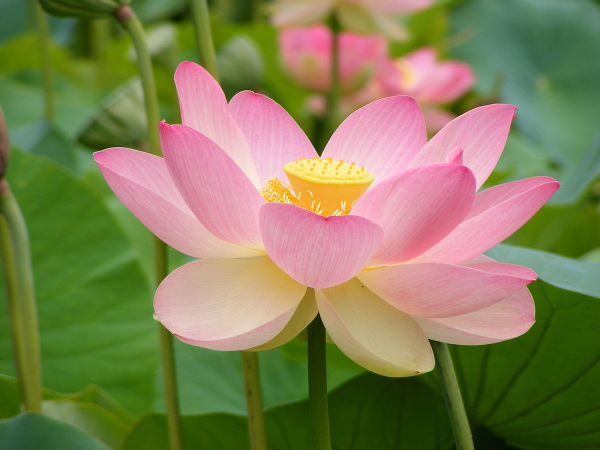
#> input picture basics/pillow_cv2_tutorial/images/imagen_1.jpg, 1200 x 900 px (shown at 1/2 size)
$ jupyter execute OpenCV_2.ipynb
#> lines starting #> are read from the running program, lines starting #| are printed output that depends on the picture; after the words box and inside, x2 and y2 are one past the last pixel; in counts of white or black regions, pixels touching at a corner belong together
[cell 1]
import cv2
import numpy as np
import pandas as pd
import matplotlib.pyplot as plt
from glob import glob

[cell 2]
img = cv2.imread('images/imagen_1.jpg')
#> img is the input picture: shape (900, 1200, 3); mean B, G, R 84.5, 127.1, 130
img = cv2.resize(img, None, fx = .5, fy=.5)
#> img: shape (450, 600, 3)

img[100:200, 100:150] = np.random.randint(0, 256, size=(100, 50, 3), dtype=np.uint8)
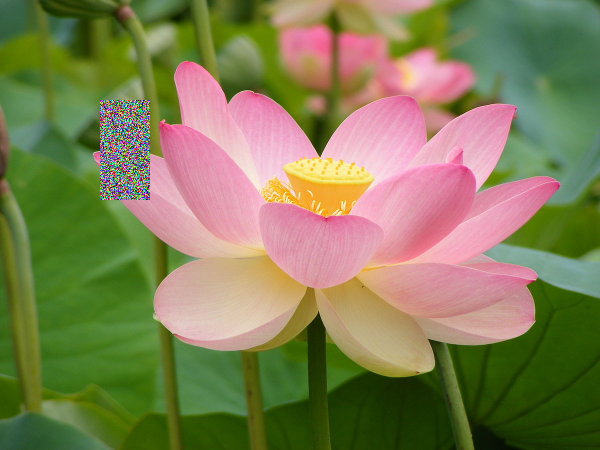
#> img: shape (450, 600, 3); mean B, G, R 84.8, 127.1, 129.6

print(img.shape)
#| (450, 600, 3)

color_pixel = img[100, 100]
#> color_pixel = [172, 10, 127]
print(f'Color del pixel en la posición x= 100 | y= 100: {img[100, 100]}')
#| Color del pixel en la posición x= 100 | y= 100: [172  10 127]

f, ax = plt.subplots(figsize=(8, 8))
ax.imshow(cv2.cvtColor(img, cv2.COLOR_BGR2RGB))
ax.axis('off')
plt.show()

[cell 3]
img_easy = np.array([
    [[0, 0, 0], [255, 255, 255], [0, 0, 0]],
    [[255, 0, 0], [0, 255, 0], [0, 0, 255]]
], dtype=np.uint8)

img_resize = cv2.resize(img_easy, (300,200), interpolation = cv2.INTER_CUBIC)

cv2.imshow('Image', img_resize)
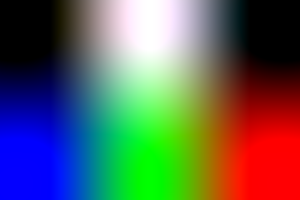
#> window 'Image': shape (200, 300, 3); mean B, G, R 90, 95.6, 90
cv2.waitKey(0)
cv2.destroyAllWindows()

f, ax = plt.subplots(figsize=(8, 8))
ax.imshow(img_easy)
ax.imshow(cv2.cvtColor(img_easy, cv2.COLOR_BGR2RGB))
ax.axis('off')
plt.show()

[cell 4]
from datetime import datetime

cap = cv2.VideoCapture(0)
width = int(cap.get(3))
height = int(cap.get(4))
font = cv2.FONT_HERSHEY_SIMPLEX

while True:
    ret, frame = cap.read()
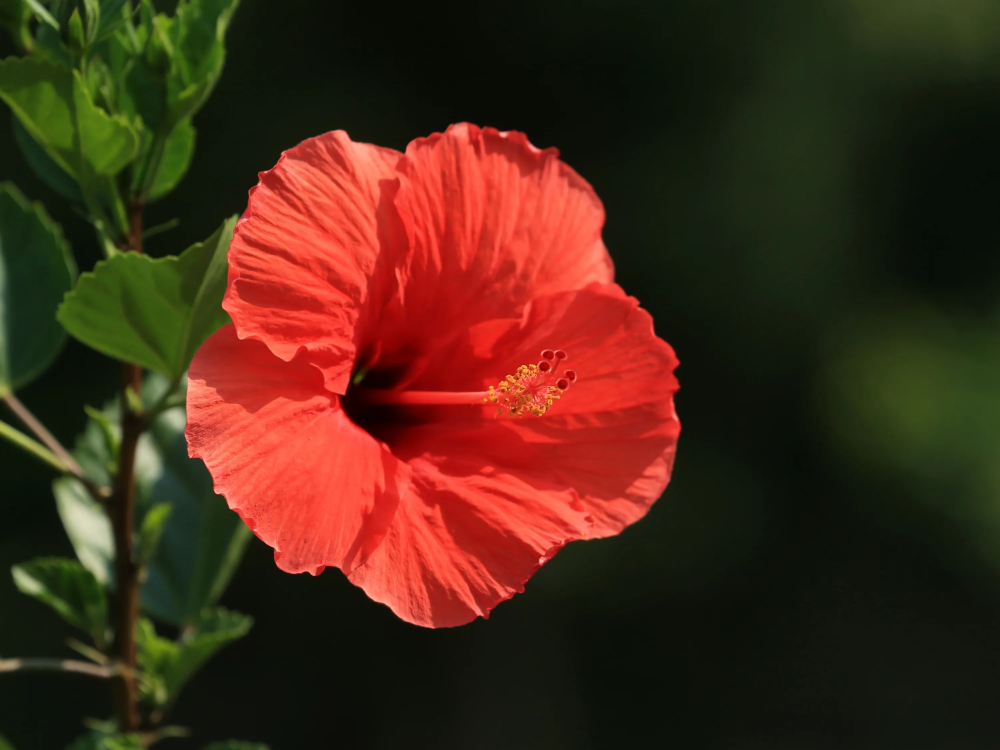
#> input picture basics/pillow_cv2_tutorial/images/imagen_2.jpg, 3000 x 2250 px, given in place of the camera (shown at 1/3 size)
#> frame is the input picture: shape (2250, 3000, 3); mean B, G, R 23.1, 40.8, 71.8

    now = datetime.now()
    date_time_str = now.strftime("%Y-%m-%d %H:%M:%S")

    overlay = frame.copy()
    cv2.rectangle(frame, (width-210, height-40), (width, height), (128, 128, 128), thickness=-1)

    alpha = 0.3
    frame = cv2.addWeighted(overlay, alpha, frame, 1 - alpha, 0)

    cv2.putText(frame, date_time_str, (width-200, height-15), font, 0.5, (255, 255, 255), 1, cv2.LINE_AA)

    cv2.imshow('frame', frame)

    if cv2.waitKey(1) == ord('q'):
#> (key q is pressed here)
        break

cap.release()
cv2.destroyAllWindows()

[cell 5]
cap = cv2.VideoCapture(0)

ret, frame = cap.read()

width = cap.get(cv2.CAP_PROP_FRAME_WIDTH)
height = cap.get(cv2.CAP_PROP_FRAME_HEIGHT)
fps = cap.get(cv2.CAP_PROP_FPS)

print(f'width: {width} | height: {height} | fps: {fps}')

cap.release()

f, ax = plt.subplots(figsize=(8, 8))
ax.imshow(cv2.cvtColor(frame, cv2.COLOR_BGR2RGB))
ax.axis('off')
plt.show()

[cell 6]
hsv = cv2.cvtColor(frame, cv2.COLOR_BGR2HSV)
#> hsv: shape (2250, 3000, 3); mean H, S, V 35.1, 151.7, 78.8

lower_blue = np.array([89, 150, 0])
upper_blue = np.array([140, 255, 255])

lower_green = np.array([40, 50, 50])
upper_green = np.array([80, 255, 255])

lower_red1 = np.array([0, 50, 50])
upper_red1 = np.array([10, 255, 255])
lower_red2 = np.array([170, 50, 50])
upper_red2 = np.array([180, 255, 255])

mask_blue = cv2.inRange(hsv, lower_blue, upper_blue)
#> mask_blue: shape (2250, 3000); every value is 0
mask_green = cv2.inRange(hsv, lower_green, upper_green)
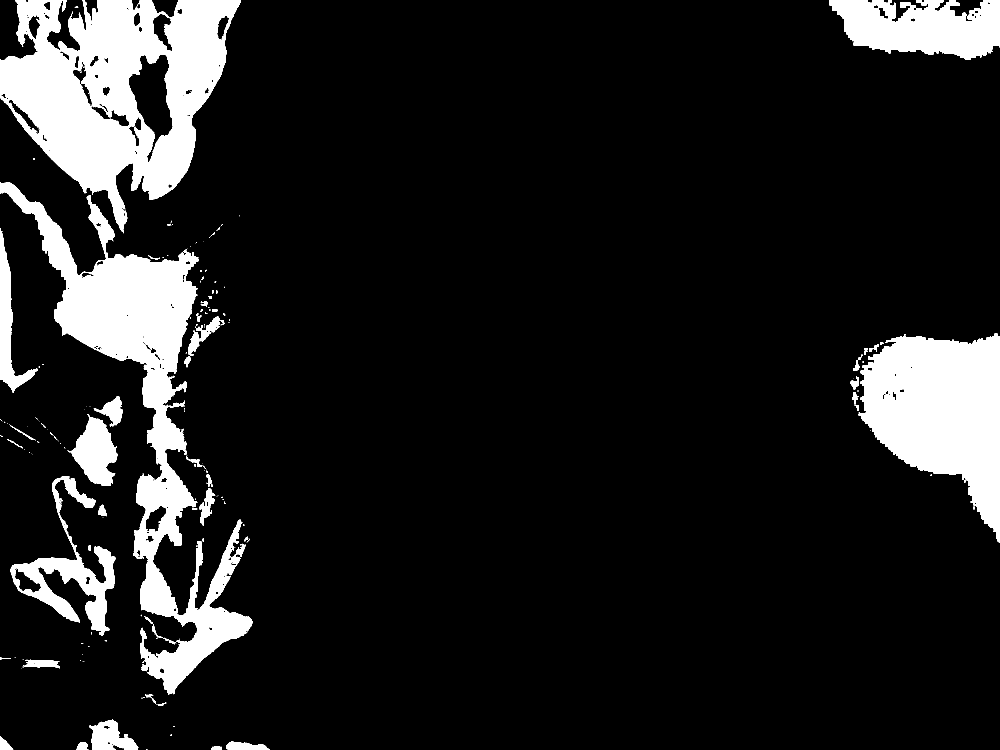
#> mask_green: shape (2250, 3000) (shown at 1/3 size); 12% white; 270 white regions (199 under 20 px), largest, box (x1, y1, x2, y2) and area: (0, 0, 722, 700) 258629, (0, 547, 757, 2084) 230672, (2576, 1000, 3000, 1628) 161192
mask_red1 = cv2.inRange(hsv, lower_red1, upper_red1)
#> mask_red1: shape (2250, 3000); 24% white; 24 white regions (21 under 20 px), largest, box (x1, y1, x2, y2) and area: (552, 364, 2047, 1888) 1618603, (397, 1107, 406, 1135) 130, (408, 1124, 416, 1144) 109
mask_red2 = cv2.inRange(hsv, lower_red2, upper_red2)
#> mask_red2: shape (2250, 3000); 0.09% white; 445 white regions (366 under 20 px), largest, box (x1, y1, x2, y2) and area: (719, 631, 746, 666) 279, (1116, 1098, 1169, 1109) 245, (1144, 1288, 1174, 1313) 167
mask_red = mask_red1 + mask_red2
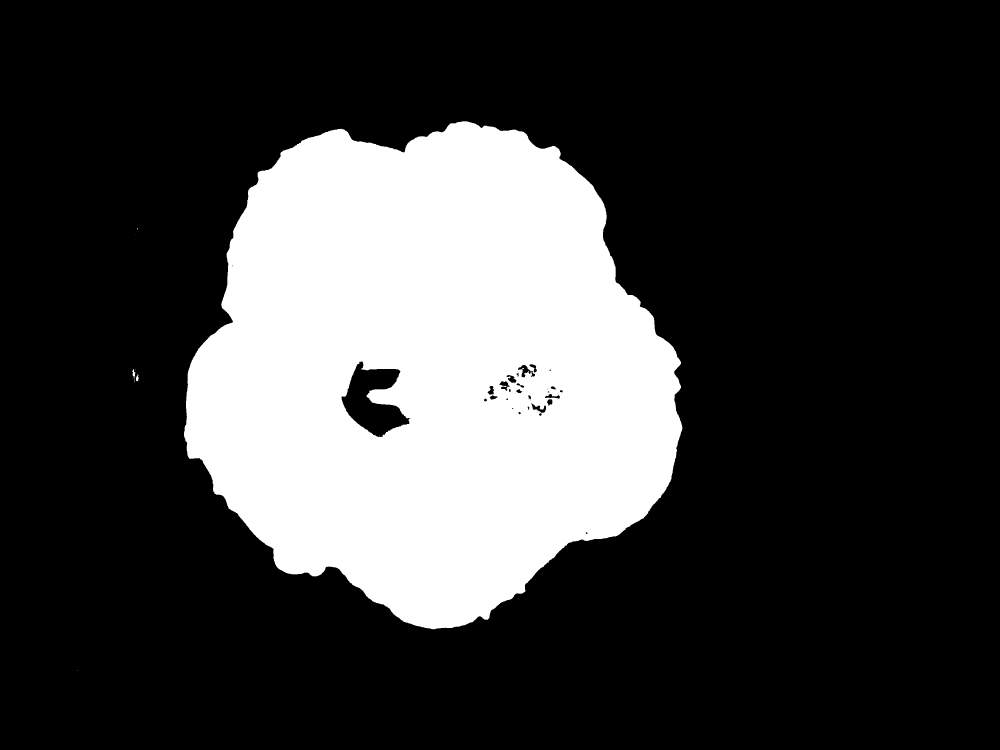
#> mask_red: shape (2250, 3000) (shown at 1/3 size); 24.1% white; 9 white regions (6 under 20 px), largest, box (x1, y1, x2, y2) and area: (552, 364, 2047, 1888) 1624818, (397, 1107, 406, 1135) 130, (408, 1124, 416, 1144) 109

result = cv2.bitwise_and(frame, frame, mask=mask_blue)
#> result: shape (2250, 3000, 3); every value is 0

f, ax = plt.subplots(figsize=(8, 8))
ax.imshow(cv2.cvtColor(result, cv2.COLOR_BGR2RGB))
ax.axis('off')
plt.show()
print(np.count_nonzero(result == 0))
#| 20250000

[cell 7]
def create_mask(image_path, shape='circle', position=(1, 1), size=50):
#> called with image_path = 'images/imagen_1.jpg', shape = 'rectangle', position = (2, 2), size = 4
    image = cv2.imread(image_path)

    # Crear una imagen en blanco (negra) del mismo tamaño que la imagen original
    mask = np.zeros(image.shape[:2], dtype="uint8")

    if shape == 'circle':
        cv2.circle(mask, position, size, 255, -1)
    elif shape == 'rectangle':
        top_left = position
        bottom_right = (position[0] + size, position[1] + size)
        cv2.rectangle(mask, top_left, bottom_right, 255, -1)
#> mask: shape (900, 1200); 0% white; 1 white region, box (x1, y1, x2, y2) and area: (2, 2, 7, 7) 25

    masked_image = cv2.bitwise_and(image, image, mask=mask)

    print(mask[:10, :10])
#| [[  0   0   0   0   0   0   0   0   0   0]
#|  [  0   0   0   0   0   0   0   0   0   0]
#|  [  0   0 255 255 255 255 255   0   0   0]
#|  [  0   0 255 255 255 255 255   0   0   0]
#|  [  0   0 255 255 255 255 255   0   0   0]
#|  [  0   0 255 255 255 255 255   0   0   0]
#|  [  0   0 255 255 255 255 255   0   0   0]
#|  [  0   0   0   0   0   0   0   0   0   0]
#|  [  0   0   0   0   0   0   0   0   0   0]
#|  [  0   0   0   0   0   0   0   0   0   0]]
    print(np.count_nonzero(mask == 255))
#| 25

    f, ax = plt.subplots(figsize=(8, 8))
    ax.imshow(cv2.cvtColor(masked_image, cv2.COLOR_BGR2RGB))
    ax.axis('off')
    plt.show()

    return masked_image

masked_img = create_mask('images/imagen_1.jpg', shape='rectangle', position=(2, 2), size=4)

[cell 8]
def crop_image_normalized(image, x_norm, y_norm):
    height, width, _ = image.shape
#> height = 2250; width = 3000

    x_start = int(x_norm[0] * width)
#> x_start = 900
    x_end = int(x_norm[1] * width)
#> x_end = 1800
    y_start = int(y_norm[0] * height)
#> y_start = 1125
    y_end = int(y_norm[1] * height)
#> y_end = 2025

    return image[y_start:y_end, x_start:x_end]
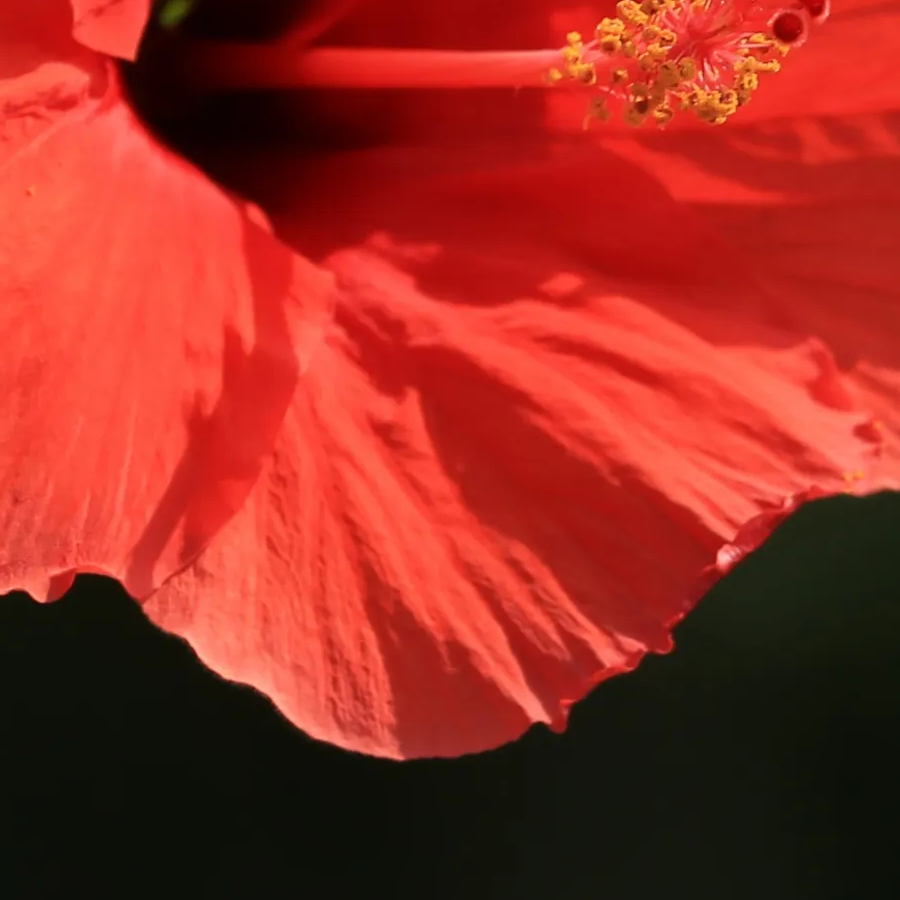
#> returned value: shape (900, 900, 3); mean of channels 0, 1, 2 33, 43.4, 152.5; drawn as B, G, R

cropped_image = crop_image_normalized(frame, [0.3, 0.6], [0.5, 0.9])

f, ax = plt.subplots(figsize=(8, 8))
# ax.imshow(cv2.cvtColor(frame, cv2.COLOR_BGR2RGB))
ax.imshow(cv2.cvtColor(cropped_image, cv2.COLOR_BGR2RGB))
ax.axis('off')
plt.show()

[cell 9]
import matplotlib.patches as patches


def get_color_at(image, x, y, vis=False):
#> called with x = 100, y = 150, vis = True
    if x < 0 or y < 0 or x >= image.shape[1] or y >= image.shape[0]:
        raise ValueError("Coordinates are out of bounds of the image.")

    bgr_color = image[y, x]
#> bgr_color = [77, 90, 254]
    if vis:
        f, ax = plt.subplots(figsize=(8, 8))
        ax.imshow(cv2.cvtColor(cropped_image, cv2.COLOR_BGR2RGB))
        rect = patches.Rectangle((x-5, y-5), 10, 10, linewidth=2, edgecolor='r', facecolor='none')
        ax.add_patch(rect)
        ax.axis('off')
        plt.show()
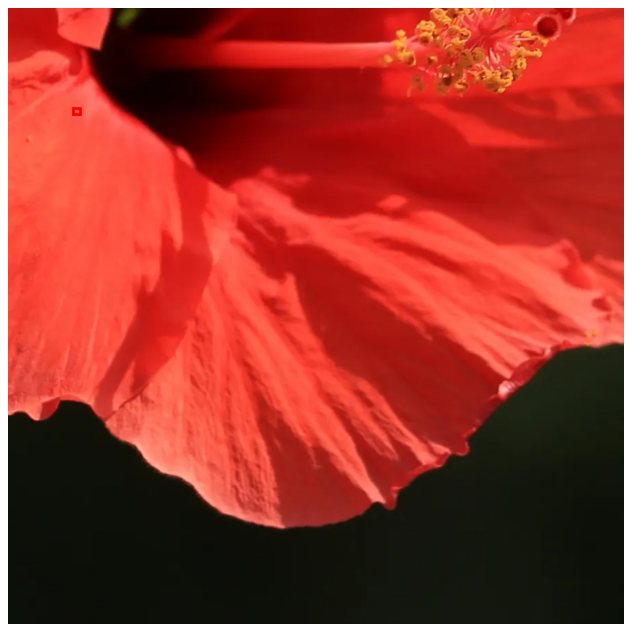
#> figure drawn by matplotlib, 1 panel
    return bgr_color

bgr_color = get_color_at(cropped_image, 100, 150, True)
#> bgr_color = [77, 90, 254]

print(bgr_color)
#| [ 77  90 254]
bgr_color = np.array([[bgr_color]], dtype=np.uint8)
#> bgr_color = [[77, 90, 254]]
print(cv2.cvtColor(bgr_color, cv2.COLOR_BGR2HSV))
#| [[[  2 178 254]]]

[cell 10]
import numpy as np
import cv2

cap = cv2.VideoCapture(0)
face_cascade = cv2.CascadeClassifier(cv2.data.haarcascades + 'haarcascade_frontalface_default.xml')
eye_cascade = cv2.CascadeClassifier(cv2.data.haarcascades + 'haarcascade_eye.xml')

while True:
    ret, frame = cap.read()

    gray = cv2.cvtColor(frame, cv2.COLOR_BGR2GRAY)
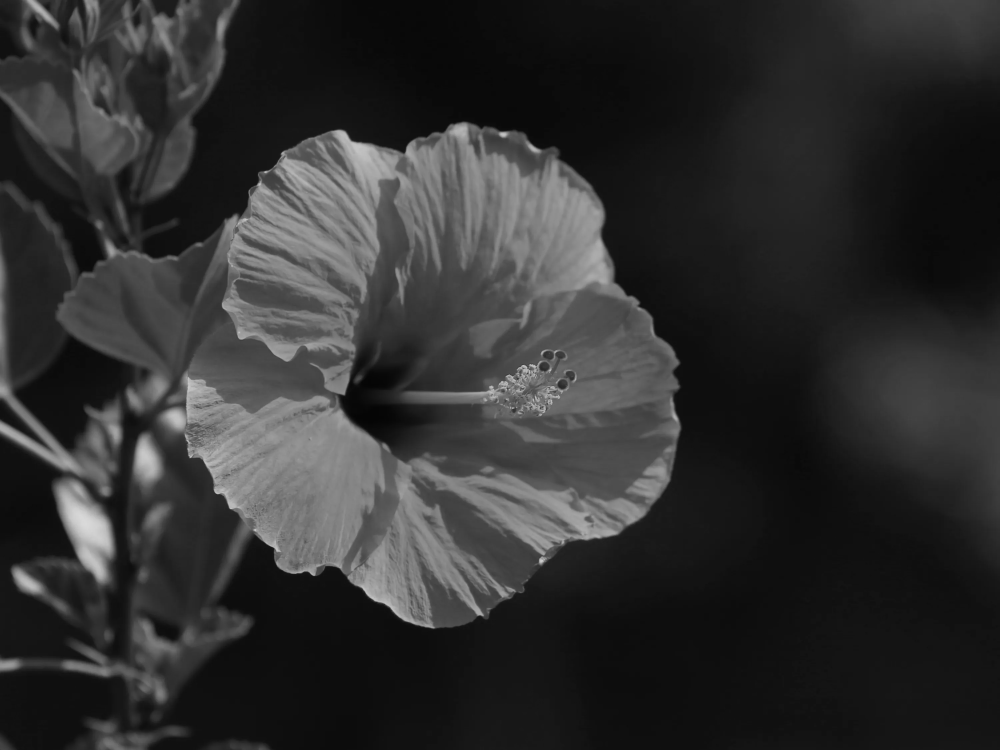
#> gray: shape (2250, 3000) (shown at 1/3 size); min 4, max 218, mean 48
    faces = face_cascade.detectMultiScale(gray, 1.3, 5)
#> faces = ()
    for (x, y, w, h) in faces:
        cv2.rectangle(frame, (x, y), (x + w, y + h), (255, 0, 0), 5)
        roi_gray = gray[y:y+w, x:x+w]
        roi_color = frame[y:y+h, x:x+w]
        eyes = eye_cascade.detectMultiScale(roi_gray, 1.3, 5)
        for (ex, ey, ew, eh) in eyes:
            cv2.rectangle(roi_color, (ex, ey), (ex + ew, ey + eh), (0, 255, 0), 5)
#> this loop made 0 passes

    cv2.imshow('frame', frame)

    if cv2.waitKey(1) == ord('q'):
#> (key q is pressed here)
        break

cap.release()
cv2.destroyAllWindows()

[cell 11]
import cv2
import numpy as np
import matplotlib.pyplot as plt

# Crear un gradiente de colores en el espectro HSV
def create_color_spectrum(lower_bound, upper_bound):
    hue_values = np.linspace(lower_bound[0], upper_bound[0], 100)  # Variación del tono (hue)
    saturation = np.full((100,), 255)  # Saturación al máximo
    value = np.full((100,), 255)  # Valor al máximo

    # Crear una imagen donde se varíe el hue y se mantenga saturación y valor constantes
    spectrum = np.zeros((50, 100, 3), dtype=np.uint8)
    for i, hue in enumerate(hue_values):
        spectrum[:, i] = [hue, saturation[i], value[i]]

    # Convertir de HSV a BGR para que sea visible
    spectrum_bgr = cv2.cvtColor(spectrum, cv2.COLOR_HSV2BGR)
    return spectrum_bgr

# Definir los rangos de azul
lower_blue = np.array([89, 150, 0])
upper_blue = np.array([140, 255, 255])

# Generar el espectro de colores entre los valores de azul definidos
spectrum = create_color_spectrum(lower_blue, upper_blue)

# Mostrar el espectro de colores usando matplotlib
plt.imshow(cv2.cvtColor(spectrum, cv2.COLOR_BGR2RGB))
plt.axis('off')
plt.show()

[cell 12]
import cv2
import numpy as np
import matplotlib.pyplot as plt

# Función para crear una imagen que muestra todos los colores posibles en un rango HSV
def create_full_color_spectrum(lower_bound, upper_bound):
    # Crear un lienzo para mostrar el espectro (por ejemplo, 100x100)
    height, width = 100, 100
    spectrum = np.zeros((height, width, 3), dtype=np.uint8)

    # Generar combinaciones de los tres canales (Hue, Saturation, Value)
    hue_values = np.linspace(lower_bound[0], upper_bound[0], width)
    saturation_values = np.linspace(lower_bound[1], upper_bound[1], height)
    value_values = np.linspace(lower_bound[2], upper_bound[2], height)

    # Llenar la imagen variando Saturation y Value en cada píxel
    for i, hue in enumerate(hue_values):
        for j, (saturation, value) in enumerate(zip(saturation_values, value_values)):
            spectrum[j, i] = [hue, saturation, value]

    # Convertir de HSV a BGR para que sea visible
    spectrum_bgr = cv2.cvtColor(spectrum, cv2.COLOR_HSV2BGR)
#> spectrum_bgr: shape (100, 100, 3)
#> spectrum: shape (100, 100, 3)
    return spectrum_bgr

# Definir los rangos de azul
lower_blue = np.array([89, 150, 0])
upper_blue = np.array([140, 255, 255])

# Generar el espectro de colores considerando los tres canales
spectrum = create_full_color_spectrum(lower_blue, upper_blue)

# Mostrar el espectro de colores usando matplotlib
plt.imshow(cv2.cvtColor(spectrum, cv2.COLOR_BGR2RGB))
plt.axis('off')
plt.show()

[cell 13]
import cv2
import numpy as np
import matplotlib.pyplot as plt

# Función para crear una imagen que muestra todos los colores posibles en un rango HSV
def create_full_color_spectrum(lower_bound, upper_bound):
    # Crear un lienzo para mostrar el espectro (por ejemplo, 100x100)
    height, width = 100, 100
    spectrum = np.zeros((height, width, 3), dtype=np.uint8)

    # Generar combinaciones de los tres canales (Hue, Saturation, Value)
    hue_values = np.linspace(lower_bound[0], upper_bound[0], width)
    saturation_values = np.linspace(lower_bound[1], upper_bound[1], height)
    value_values = np.linspace(lower_bound[2], upper_bound[2], height)

    # Llenar la imagen variando los tres canales
    for i in range(width):
        for j in range(height):
            hue = hue_values[i]
            saturation = saturation_values[j]
            value = value_values[j]
            spectrum[j, i] = [hue, saturation, value]

    # Convertir de HSV a BGR para que sea visible
    spectrum_bgr = cv2.cvtColor(spectrum, cv2.COLOR_HSV2BGR)
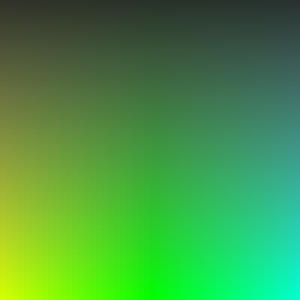
#> spectrum_bgr: shape (100, 100, 3) (shown 3 times larger); mean B, G, R 67.8, 152, 69.6
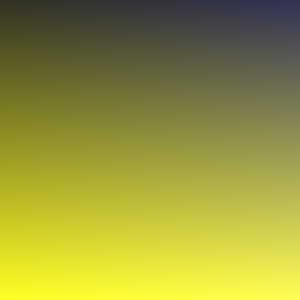
#> spectrum: shape (100, 100, 3) (shown 3 times larger); mean of channels 0, 1, 2 59.5, 152, 152; drawn as B, G, R
    return spectrum_bgr

# Definir los rangos de azul

lower_color = np.array([35, 50, 50])  # Límite inferior (H, S, V)
upper_color = np.array([85, 255, 255])  # Límite superior (H, S, V)

# Generar el espectro de colores considerando los tres canales
spectrum = create_full_color_spectrum(lower_color, upper_color)

# Mostrar el espectro de colores usando matplotlib
plt.imshow(cv2.cvtColor(spectrum, cv2.COLOR_BGR2RGB))
plt.axis('off')
plt.show()
